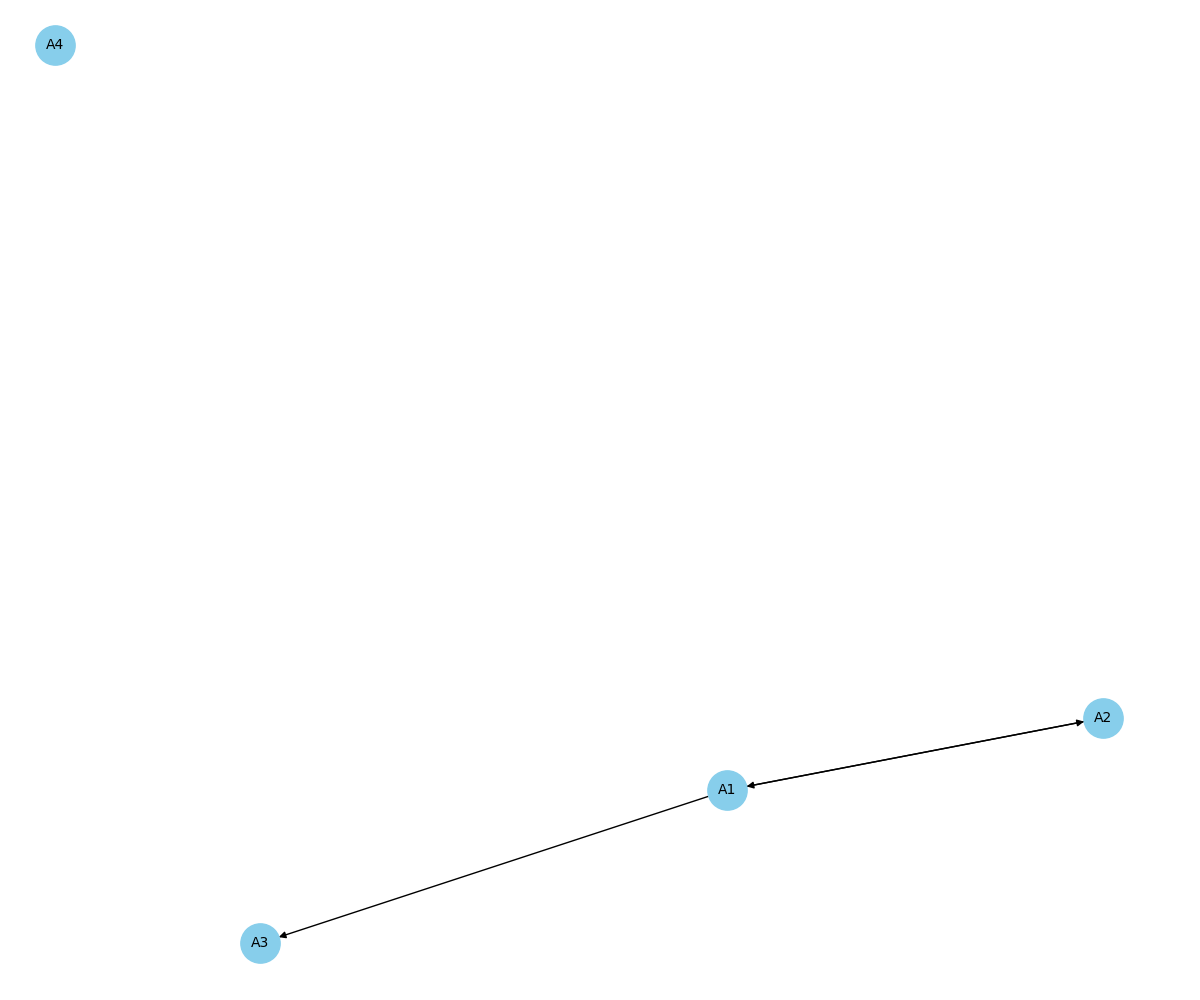

The Python source for this figure:
import yaml
import networkx as nx
import matplotlib.pyplot as plt

class ArgumentationFramework:
    def __init__(self):
        self.arguments = set()
        self.attacks = set()

    def add_argument(self, arg):
        self.arguments.add(arg)

    def add_attack(self, attacker, target):
        assert attacker in self.arguments and target in self.arguments, "Argument not in Argumentation Framework"
        self.attacks.add((attacker, target))

    def is_conflict_free(self, argument_set):
        # check if there are any attacks between set members
        conflicts = [(attacker, target) for attacker, target in self.attacks if (attacker in argument_set and target in argument_set)]
        return not bool(len(conflicts))

    def is_admissible(self, argument_set):
        # check conflict-free
        if not self.is_conflict_free(argument_set):
            return False
        # Find arguments that attack arguments in argument set
        set_attacker = [attacker for attacker, target in self.attacks if target in argument_set]
        admissible = True
        # Proof if attackers of argument set are attacked by elements of argument set
        if len(set_attacker):
            set_defence_targets = [target for attacker, target in self.attacks if attacker in argument_set]
            admissible = [True if attacker in set_defence_targets else False for attacker in set_attacker]           
        return all(admissible)

# Load your YAML data (replace 'your_yaml_file.yaml' with your actual file)
def load_yaml(file_path):
    with open(file_path, 'r') as file:
        return yaml.safe_load(file)
    
# define Argument dictionary
def create_arguments(data):
    arguments_dict = {}
    for key, value in data.items():
        if ">" in key:
            # Split the string using the arrow symbol
            supp, conc = key.split("->")
            # Remove leading/trailing spaces
            supp = supp.strip()
            conc = conc.strip()
            # Create the dictionary
            arguments_dict[supp] = conc
        else:
            arguments_dict [key] = key
    return arguments_dict

# Construct the argumentation graph
def create_argumentation_graph(data):
    G = nx.MultiDiGraph()
    for key, value in data.items():
        G.add_node(key)
        if key.startswith('not_'):
            # Remove the 'not_' prefix to get the attacked node
            attacked_node = key[4:]
            attacker = key
            G.add_edge(attacked_node, key)
            for key, value in data.items():
                if attacker[4:] in key:
                     #Add the attack edge
                    G.add_edge(attacker, key)
    G.remove_edges_from(nx.selfloop_edges(G))
    # Erstelle ein neues Mapping, das die Knoten als "A1", "A2", "A3", ... benennt
    new_mapping = {node: f"A{idx}" for idx, node in enumerate(G.nodes(), start=1)}
    G = nx.relabel_nodes(G, new_mapping)
    return G


# Load your YAML data (replace 'your_yaml_file.yaml' with your actual file)
yaml_data = load_yaml('statement.yml')

#create arguments
arguments = create_arguments(yaml_data)

# Enumerate through the original dictionary and assign names
arguments_dict = {}
for i, (key, value) in enumerate(arguments.items(), start=1):
    new_key = f"A{i}"
    arguments_dict[new_key] = {'support': key, 'conclusion': value}

print("Arguments: ", arguments_dict)

# Create the argumentation graph
argumentation_graph = create_argumentation_graph(arguments)

# create Argumentation Framework out of graph
af = ArgumentationFramework()
for node in argumentation_graph.nodes:
    af.add_argument(node)

for edge in argumentation_graph.edges:
    af.add_attack(edge[0], edge[1])
  
# Check if a set of arguments is conflict-free
set_arg = {"A1", "A4"}
if af.is_conflict_free(set_arg):
    print(f"{set_arg} is conflict free")

# Check if a set of arguments is admissible
if af.is_admissible(set_arg):
    print(f"{set_arg} is admissible")

fig = plt.figure()
fig.set_figheight(10)
fig.set_figwidth(12)
pos = nx.spring_layout(argumentation_graph, seed=42)
nx.draw(argumentation_graph, pos, with_labels=True, node_size=800, node_color='skyblue', font_size=10)
plt.title("Argumentation Graph")
plt.savefig('Argumentation_Graph.png')
plt.show()
plt.close()





